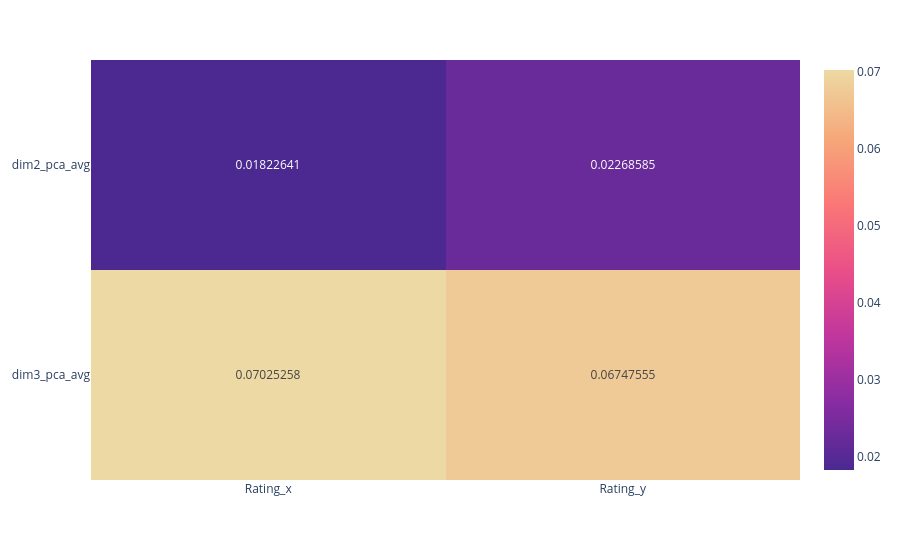

The code cell stored with this chart in its notebook:
### Code cell
fig_corr

### Figure 1 — Plotly figure (JSON) as saved in the notebook; plotly's stock layout.template omitted (floating-point values rounded to 4 significant figures)
{"data": [{"coloraxis": "coloraxis", "hovertemplate": "x: %{x}<br>y: %{y}<br>color: %{z}<extra></extra>", "name": "0", "texttemplate": "%{z}", "type": "heatmap", "x": ["Rating_x", "Rating_y"], "xaxis": "x", "y": ["dim2_pca_avg", "dim3_pca_avg"], "yaxis": "y", "z": [[0.01823, 0.02269], [0.07025, 0.06748]]}], "layout": {"coloraxis": {"colorscale": [[0, "rgb(75, 41, 145)"], [0.1667, "rgb(135, 44, 162)"], [0.3333, "rgb(192, 54, 157)"], [0.5, "rgb(234, 79, 136)"], [0.6667, "rgb(250, 120, 118)"], [0.8333, "rgb(246, 169, 122)"], [1, "rgb(237, 217, 163)"]]}, "margin": {"t": 60}, "xaxis": {"anchor": "y", "domain": [0, 1]}, "yaxis": {"anchor": "x", "autorange": "reversed", "domain": [0, 1]}}}
